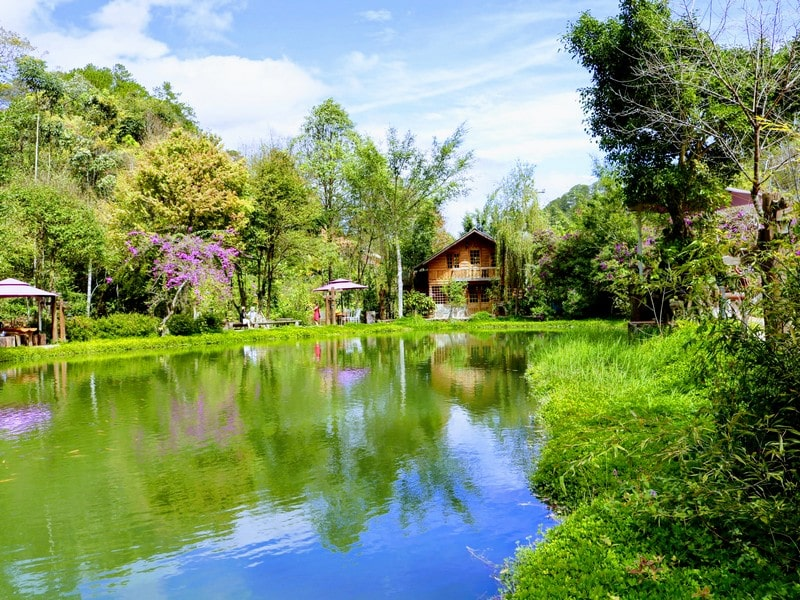
#> input picture THUCHANH/bai8/anhbai8.jpg, 800 x 600 px, found by its file name
$ python bai7a.py
#> lines starting #> are read from the running program, lines starting #| are printed output that depends on the picture
import cv2
import numpy as np
import matplotlib.pyplot as plt

# Đọc ảnh
anh = cv2.imread('D:/TGMT/bai8/anhbai8.jpg')  # Thay 'path_to_your_image.jpg' bằng đường dẫn ảnh của bạn
#> anh is the input picture: shape (600, 800, 3); mean B, G, R 102.6, 147.3, 125.1
anh = cv2.cvtColor(anh, cv2.COLOR_BGR2RGB)  # Chuyển đổi ảnh sang RGB để hiển thị

# Lấy kích thước của ảnh
chieu_cao, do_rong = anh.shape[:2]
#> chieu_cao = 600; do_rong = 800

# Hàm hiển thị ảnh
def hien_thi_anh(anh, tieu_de="Ảnh"):
    plt.imshow(anh)
    plt.title(tieu_de)
    plt.axis('off')
    plt.show()

# 2D Dịch chuyển (Translation)
tx, ty = 200, 250
M_dich_chuyen = np.float32([[1, 0, tx], [0, 1, ty]])
anh_dich_chuyen = cv2.warpAffine(anh, M_dich_chuyen, (do_rong, chieu_cao))
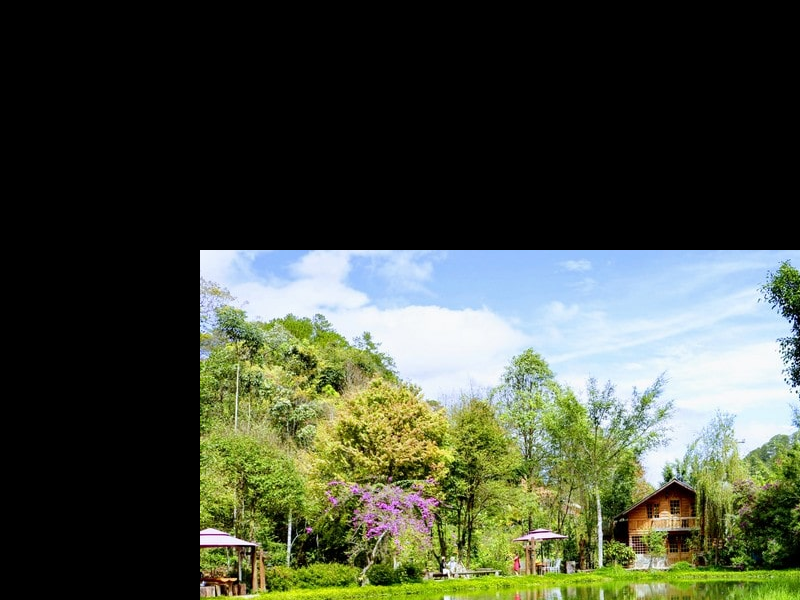
#> anh_dich_chuyen: shape (600, 800, 3); mean R, G, B 68.4, 74.9, 59.4

# 2D Xoay (Rotation)
def xoay_anh(anh, goc):
#> called with goc = 30
    M_xoay = cv2.getRotationMatrix2D((do_rong/2, chieu_cao/2), goc, 1)
    return cv2.warpAffine(anh, M_xoay, (do_rong, chieu_cao))

anh_xoay_30 = xoay_anh(anh, 30)
anh_xoay_45 = xoay_anh(anh, 45)
#> call 2 of xoay_anh, with goc = 45
#> in xoay_anh (call 2), `return cv2.warpAffine(anh, M_xoay, (do_rong, chieu_cao))`:
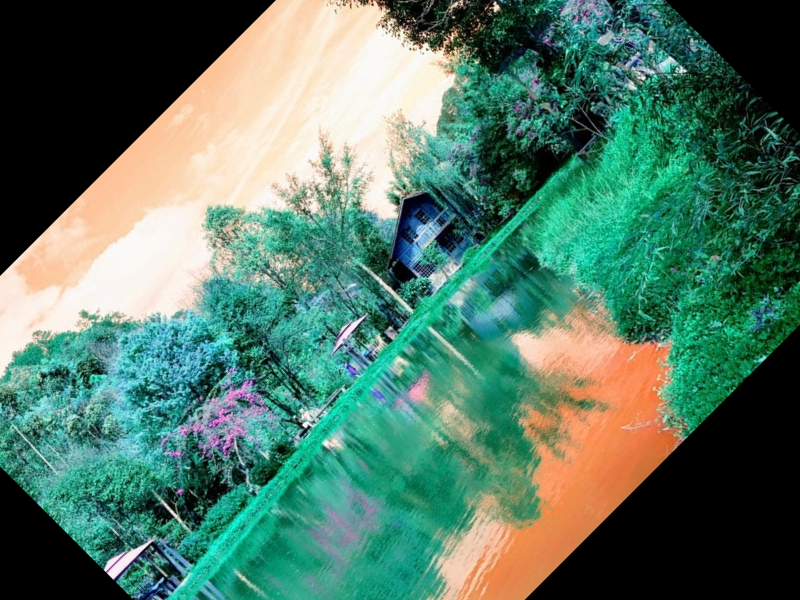
#> returned value: shape (600, 800, 3); mean of channels 0, 1, 2 102.5, 120.2, 83.4; drawn as B, G, R
anh_xoay_60 = xoay_anh(anh, 60)
#> call 3 of xoay_anh, with goc = 60
#> in xoay_anh (call 3), `return cv2.warpAffine(anh, M_xoay, (do_rong, chieu_cao))`:
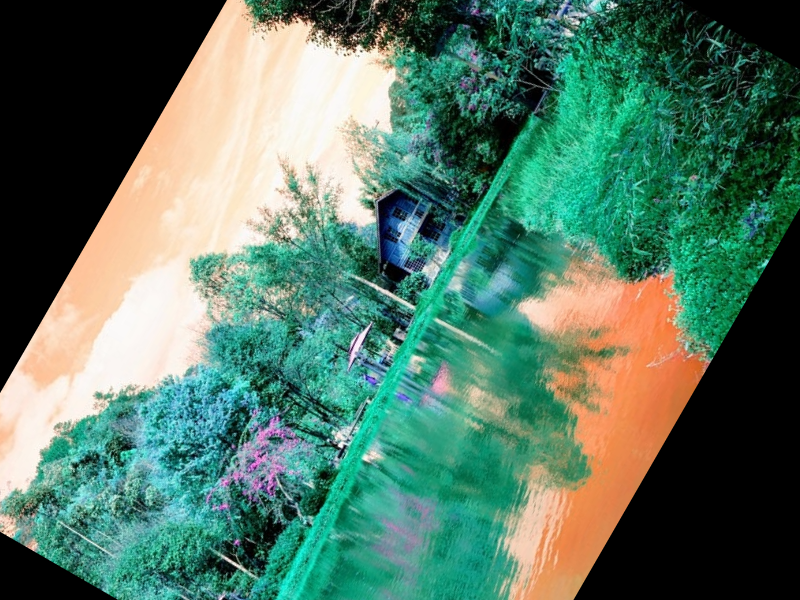
#> returned value: shape (600, 800, 3); mean of channels 0, 1, 2 101.5, 119.7, 85.3; drawn as B, G, R

# 2D Thu phóng (Scaling)
def thu_phong_anh(anh, sx, sy):
#> called with sx = 0.5, sy = 0.5
    return cv2.resize(anh, None, fx=sx, fy=sy)
#> returned value: shape (300, 400, 3)

anh_thu_phong_05_05 = thu_phong_anh(anh, 0.5, 0.5)
anh_thu_phong_2_2 = thu_phong_anh(anh, 2, 2)
#> call 2 of thu_phong_anh, with sx = 2, sy = 2
#> in thu_phong_anh (call 2), `return cv2.resize(anh, None, fx=sx, fy=sy)`:
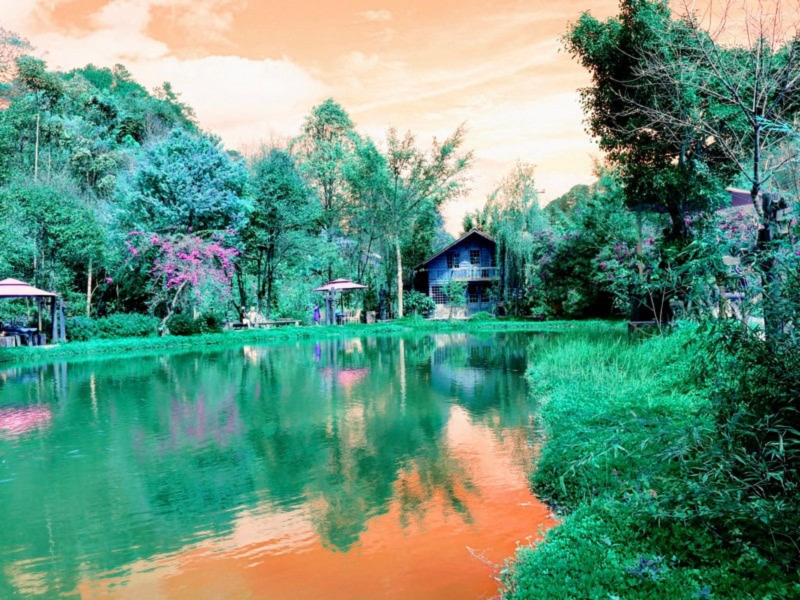
#> returned value: shape (1200, 1600, 3) (shown at 1/2 size); mean of channels 0, 1, 2 125.1, 147.3, 102.5; drawn as B, G, R
anh_thu_phong_2_05 = thu_phong_anh(anh, 2, 0.5)
#> call 3 of thu_phong_anh, with sx = 2, sy = 0.5
#> in thu_phong_anh (call 3), `return cv2.resize(anh, None, fx=sx, fy=sy)`:
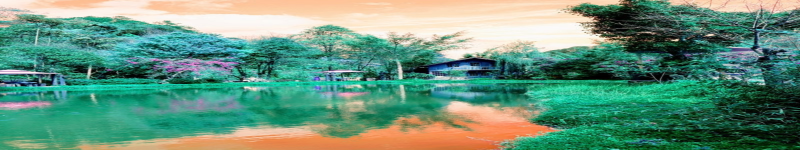
#> returned value: shape (300, 1600, 3) (shown at 1/2 size); mean of channels 0, 1, 2 125.1, 147.4, 102.6; drawn as B, G, R
anh_thu_phong_05_2 = thu_phong_anh(anh, 0.5, 2)
#> call 4 of thu_phong_anh, with sx = 0.5, sy = 2
#> in thu_phong_anh (call 4), `return cv2.resize(anh, None, fx=sx, fy=sy)`:
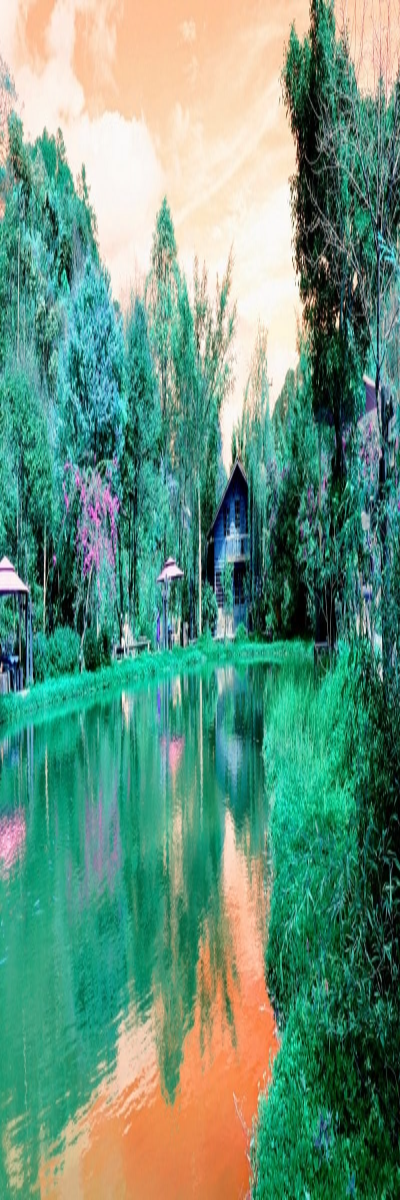
#> returned value: shape (1200, 400, 3); mean of channels 0, 1, 2 125.1, 147.3, 102.6; drawn as B, G, R

# 2D Trượt (Shearing)
def truot_anh(anh, shx, shy):
#> called with shx = 0.2, shy = 0.25
    M_truot = np.float32([[1, shx, 0], [shy, 1, 0]])
    return cv2.warpAffine(anh, M_truot, (do_rong, chieu_cao))
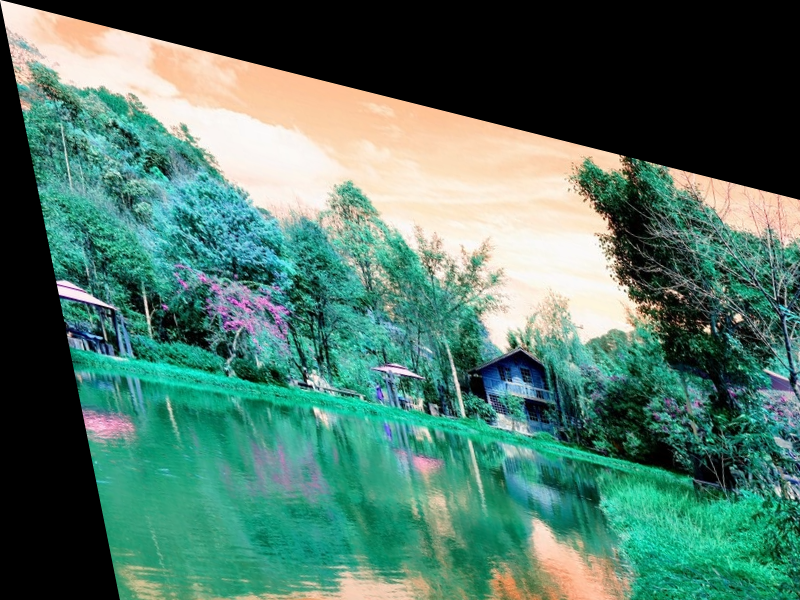
#> returned value: shape (600, 800, 3); mean of channels 0, 1, 2 104.2, 118.7, 78.9; drawn as B, G, R

anh_truot = truot_anh(anh, 0.2, 0.25)

# Hiển thị kết quả
hien_thi_anh(anh_dich_chuyen, "Ảnh sau khi dịch chuyển")
hien_thi_anh(anh_xoay_30, "Ảnh sau khi xoay 30°")
hien_thi_anh(anh_xoay_45, "Ảnh sau khi xoay 45°")
hien_thi_anh(anh_xoay_60, "Ảnh sau khi xoay 60°")
hien_thi_anh(anh_thu_phong_05_05, "Ảnh sau khi thu phóng (0.5, 0.5)")
hien_thi_anh(anh_thu_phong_2_2, "Ảnh sau khi thu phóng (2, 2)")
hien_thi_anh(anh_thu_phong_2_05, "Ảnh sau khi thu phóng (2, 0.5)")
hien_thi_anh(anh_thu_phong_05_2, "Ảnh sau khi thu phóng (0.5, 2)")
hien_thi_anh(anh_truot, "Ảnh sau khi trượt")
